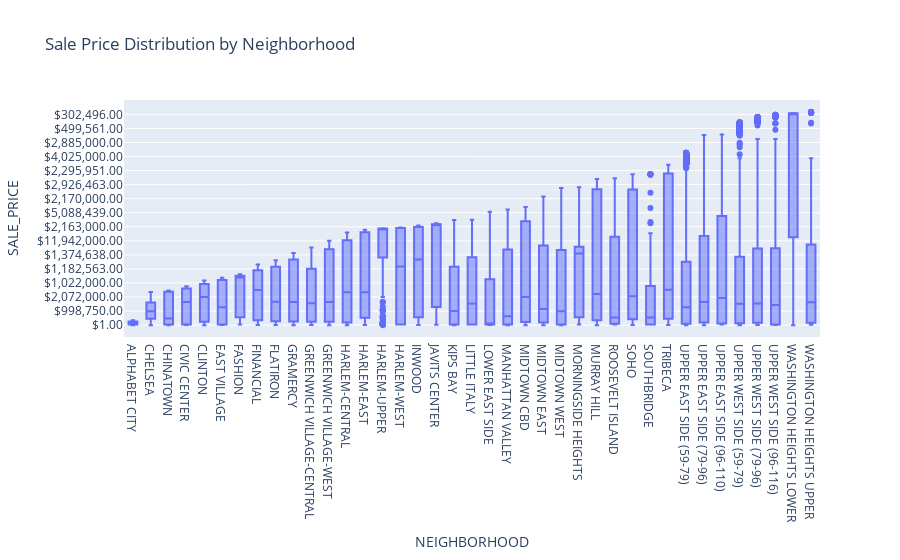

Notebook cell for this chart:
### Code cell
# Query 4: Sale price distribution by neighborhood
query4 = """
SELECT NEIGHBORHOOD, SALE_PRICE
FROM sales_data
WHERE SALE_PRICE IS NOT NULL;
"""
df4 = pd.read_sql_query(query4, conn)

# Visualization 4: Box plot for Sale Price Distribution by Neighborhood
fig4 = px.box(df4, x="NEIGHBORHOOD", y="SALE_PRICE", title="Sale Price Distribution by Neighborhood")

# Show the plot
fig4.show()

### Figure 1 — Plotly figure (JSON) as saved in the notebook; plotly's stock layout.template omitted (floating-point values rounded to 4 significant figures; data arrays with more than 128 entries replaced by an {"elided": "..."} marker saying what was removed)
{"data": [{"alignmentgroup": "True", "hovertemplate": "NEIGHBORHOOD=%{x}<br>SALE_PRICE=%{y}<extra></extra>", "legendgroup": "", "marker": {"color": "#636efa"}, "name": "", "notched": false, "offsetgroup": "", "orientation": "v", "showlegend": false, "type": "box", "x": {"elided": "16942 str values"}, "x0": " ", "xaxis": "x", "y": {"elided": "16942 str values"}, "y0": " ", "yaxis": "y"}], "layout": {"boxmode": "group", "legend": {"tracegroupgap": 0}, "title": {"text": "Sale Price Distribution by Neighborhood"}, "xaxis": {"anchor": "y", "domain": [0, 1], "title": {"text": "NEIGHBORHOOD"}}, "yaxis": {"anchor": "x", "domain": [0, 1], "title": {"text": "SALE_PRICE"}}}}
